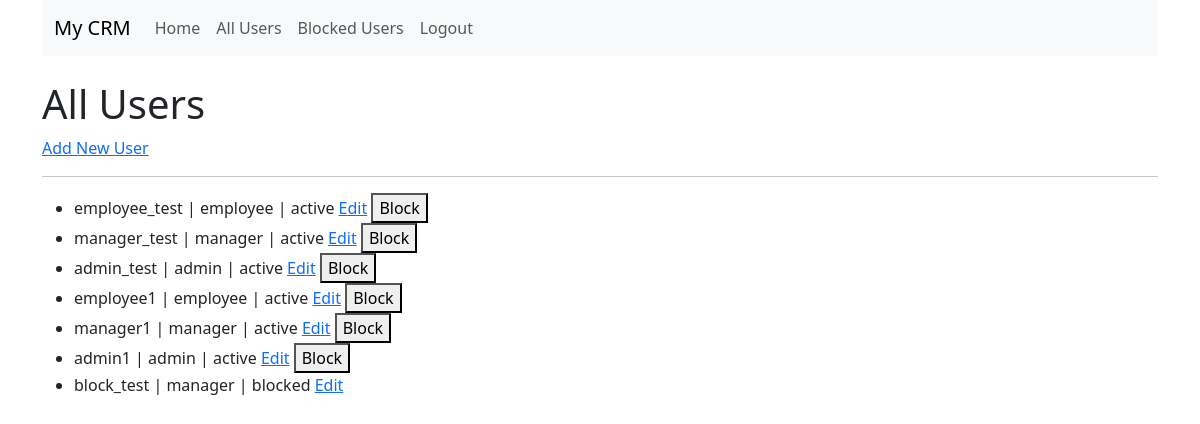
/users (signed in), run on the app's committed database.
### tables this page shows
CREATE TABLE users (
            uid INTEGER PRIMARY KEY AUTOINCREMENT,
            username TEXT NOT NULL UNIQUE,
            password TEXT NOT NULL,
            role TEXT NOT NULL DEFAULT 'employee',
            is_active TEXT NOT NULL DEFAULT 'active',
            created_at TIMESTAMP DEFAULT CURRENT_TIMESTAMP
        );

### app.py (the view)
@app.route('/users')
@roles_permitted(['admin'])
def users():
    db = get_db_conn()
    users = db.execute("SELECT * FROM users").fetchall()
    db.close()
    return render_template('users.html', users=users)

### app.py (called while the page is built)
def roles_permitted(roles):
    def decorator(f):
        @wraps(f)
        def wrapper(*args, **kwargs):
            if 'uid' in session and session.get('role') in roles:
                return f(*args, **kwargs)
            flash(f"ERROR: you need {roles} role to access this page")
            return redirect('/login')
        return wrapper
    return decorator

def get_db_conn():
    db = sqlite3.connect('crm.db')
    db.row_factory = sqlite3.Row
    return db

### templates/users.html (shortened to what this page needs)
{% extends 'base_admin.html' %}
{% block content %}
<h1>All Users</h1>
<a href="/users/add">Add New User</a>
<hr>
{% if users %}
    <ul>
        {% for u in users %}
            <li>
                {{ u['username'] }} | {{ u['role'] }} | {{ u['is_active'] }}
                <a href="/users/{{ u['uid'] }}/edit">Edit</a>
                {% if u['is_active'] == 'active' %}
                <form method="post" action="/users/{{ u['uid'] }}/block" style="display:inline;">
                    <button type="submit" onclick="return confirm('Block this user?');">
                        Block
                    </button>
                </form>
                {% endif %}
            </li>
        {% endfor %}
    </ul>
{% else %}
    <p>No users found.</p>
{% endif %}
{% endblock %}

### templates/base_admin.html
{% extends 'base.html' %}
{% block menu %}
  <li class="nav-item"><a class="nav-link" href="/users">All Users</a></li>
  <li class="nav-item"><a class="nav-link" href="/users/blocked">Blocked Users</a></li>
  <li class="nav-item"><a class="nav-link" href="/logout">Logout</a></li>
{% endblock %}

### templates/base.html (shortened to what this page needs)
<!DOCTYPE html>
<html lang="en">
<head>
  <link href="https://cdn.jsdelivr.net/npm/bootstrap@5.3.3/dist/css/bootstrap.min.css" rel="stylesheet">
</head>
<body>
  <div class="container">
    <nav class="navbar navbar-expand-lg bg-body-tertiary mb-4">
      <div class="container-fluid">
        <a class="navbar-brand" href="/">My CRM</a>
        <div class="collapse navbar-collapse" id="nav">
          <ul class="navbar-nav me-auto">
            <li class="nav-item"><a class="nav-link" href="/">Home</a></li>
            {% block menu %}{% endblock %}
          </ul>
        </div>
      </div>
    </nav>
    {% block content %}{% endblock %}
  </div>
</body>
</html>

### data on the page
users: username "employee_test", role "employee", is_active "active"
users: username "manager_test", role "manager", is_active "active"
users: username "admin_test", role "admin", is_active "active"
users: username "employee1", role "employee", is_active "active"
users: username "manager1", role "manager", is_active "active"
users: username "admin1", role "admin", is_active "active"
users: username "block_test", role "manager", is_active "blocked"
